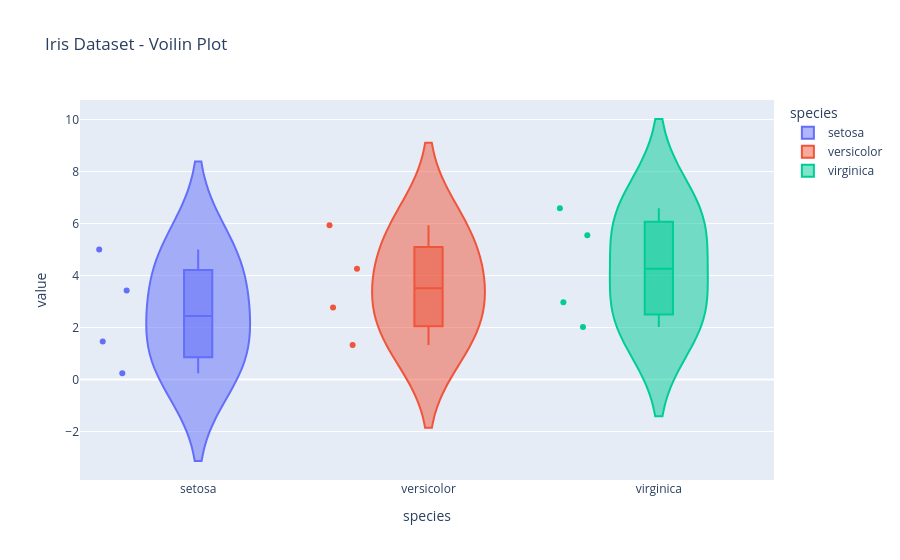

Notebook code for this chart:
### Markdown cell above
### **5. Voilin Plot**

### Code cell
df = sns.load_dataset('iris')

fig = px.violin(df_bar, x='species', y=['sepal_length','sepal_width','petal_length','petal_width'], color='species',title='Iris Dataset - Voilin Plot',box=True, points="all")
fig.write_image('plots/iris_mean_values_voilin.png')
fig.show()

### Figure 1 — Plotly figure (JSON) as saved in the notebook; plotly's stock layout.template omitted (floating-point values rounded to 4 significant figures)
{"data": [{"alignmentgroup": "True", "box": {"visible": true}, "hovertemplate": "species=%{x}<br>value=%{y}<extra></extra>", "legendgroup": "setosa", "marker": {"color": "#636efa"}, "name": "setosa", "offsetgroup": "setosa", "orientation": "v", "points": "all", "scalegroup": "True", "showlegend": true, "type": "violin", "x": ["setosa", "setosa", "setosa", "setosa"], "x0": " ", "xaxis": "x", "y": [5.006, 3.428, 1.462, 0.246], "y0": " ", "yaxis": "y"}, {"alignmentgroup": "True", "box": {"visible": true}, "hovertemplate": "species=%{x}<br>value=%{y}<extra></extra>", "legendgroup": "versicolor", "marker": {"color": "#EF553B"}, "name": "versicolor", "offsetgroup": "versicolor", "orientation": "v", "points": "all", "scalegroup": "True", "showlegend": true, "type": "violin", "x": ["versicolor", "versicolor", "versicolor", "versicolor"], "x0": " ", "xaxis": "x", "y": [5.936, 2.77, 4.26, 1.326], "y0": " ", "yaxis": "y"}, {"alignmentgroup": "True", "box": {"visible": true}, "hovertemplate": "species=%{x}<br>value=%{y}<extra></extra>", "legendgroup": "virginica", "marker": {"color": "#00cc96"}, "name": "virginica", "offsetgroup": "virginica", "orientation": "v", "points": "all", "scalegroup": "True", "showlegend": true, "type": "violin", "x": ["virginica", "virginica", "virginica", "virginica"], "x0": " ", "xaxis": "x", "y": [6.588, 2.974, 5.552, 2.026], "y0": " ", "yaxis": "y"}], "layout": {"legend": {"title": {"text": "species"}, "tracegroupgap": 0}, "title": {"text": "Iris Dataset - Voilin Plot"}, "violinmode": "overlay", "xaxis": {"anchor": "y", "categoryarray": ["setosa", "versicolor", "virginica"], "categoryorder": "array", "domain": [0, 1], "title": {"text": "species"}}, "yaxis": {"anchor": "x", "domain": [0, 1], "title": {"text": "value"}}}}
